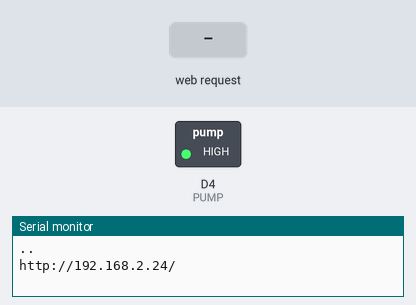
This sketch was run on a simulated ESP8266 (NodeMCU). Shown: switched loads named in the sketch (green lamp = pin HIGH), the last lines printed to the serial monitor. The inputs (shaded band) are chosen by the test bench. WiFi joins after 1.5 s; servers stay silent unless stated.

Above: at 3.2 s.
3.3 s: HTTP request GET /pumpON received
At 3.7 s:
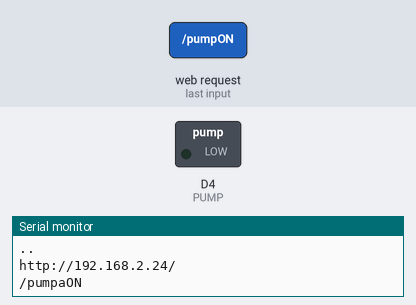
4.8 s: HTTP request GET / received
7.8 s: HTTP request GET /pState received
Timing chart, 0 to 10.8 s (numbered marks = the images above; inputs shaded):
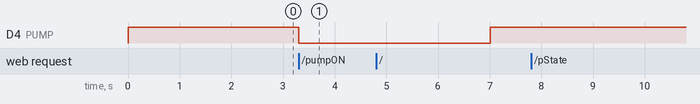

The sketch:

nodemcu_wifi_button_server.ino
```cpp
#include <ESP8266WiFi.h>
#include <ESP8266WebServer.h>

ESP8266WebServer server(80);

IPAddress staIP(192,168,2,24);
IPAddress gw(192,168,2,1);
IPAddress mask(255,255,255,0);
IPAddress dns(192,168,1,200);

const char* ssid = "ApaITU";
const char* pass = "1234567890";

static const char MAIN_PAGE[] PROGMEM = R"==(
<html>
<body>
     <h1>wifi switch esp01</h1>
    pump status  :  <span id="state"></span>
</body>
<script>
     setInterval(function ( ) {
    var xhttp = new XMLHttpRequest();
    xhttp.onreadystatechange = function() {
      if (this.readyState == 4 && this.status == 200) {
       document.getElementById("state").innerHTML = this.responseText;
      }
    };
    xhttp.open("GET", "/pState", true);
    xhttp.send();
  }, 1000 ) ;
</script>
</html>
)==";

const int PUMP = D4;
int pState = 0;
uint32_t pMillis;
int counter = 0;

void setup(){
    Serial.begin(115200);
    Serial.println();
    pinMode(PUMP,OUTPUT);
    digitalWrite(PUMP, !pState);
    WiFi.config(staIP,gw,mask,dns);
    WiFi.begin(ssid,pass);
    while(WiFi.status()!= 3){
        Serial.print(".");
        delay(1000);
    }
    Serial.println();
    server.on("/",indexHandler);
    server.on("/pState",pumpState);
    server.on("/pumpON",pumpON);
    server.begin();
    Serial.print("http://");
    Serial.print(staIP);
    Serial.println("/");

}

void indexHandler(){
    String page = FPSTR(MAIN_PAGE);
    server.send(200,"text/html",page);
    Serial.println("indexHandler");
}

void pumpState(){
    static int pcount=0;
    String state;
    if(pState){
        state ="ON";
    }else{
        state ="OFF";
    }
    server.send(200,"text/plain",state);
    Serial.println("/pState : " + String(pcount++));
}

void pumpON(){
    pState = 1;
    digitalWrite(PUMP,!pState);
    server.send(200,"text/plain","OK");
    Serial.println("/pumpaON");
}

void loop(){
    server.handleClient();

    //=====START OF  DEMO
    //demostration purpose only turn off pump after 6seconds
    static bool cFlag;
    uint32_t now = millis();
    if(now-pMillis>1000){
        pMillis = now;
        if(pState){
            if(!cFlag){
                Serial.println("Start Counter");
                cFlag = true;
            }
            counter++;
            if(counter>3){
                counter = 0;
                pState = 0;
                digitalWrite(PUMP,!pState);
                Serial.println("Reset Pump");

            }
        }else{
            if(cFlag){
                cFlag = false;
                counter = 0;
            }
        }

      }
      // END OF DEMO ======
    }
```

Measured:
- after the input at 3.3 s, D4 (PUMP): HIGH → LOW at once
